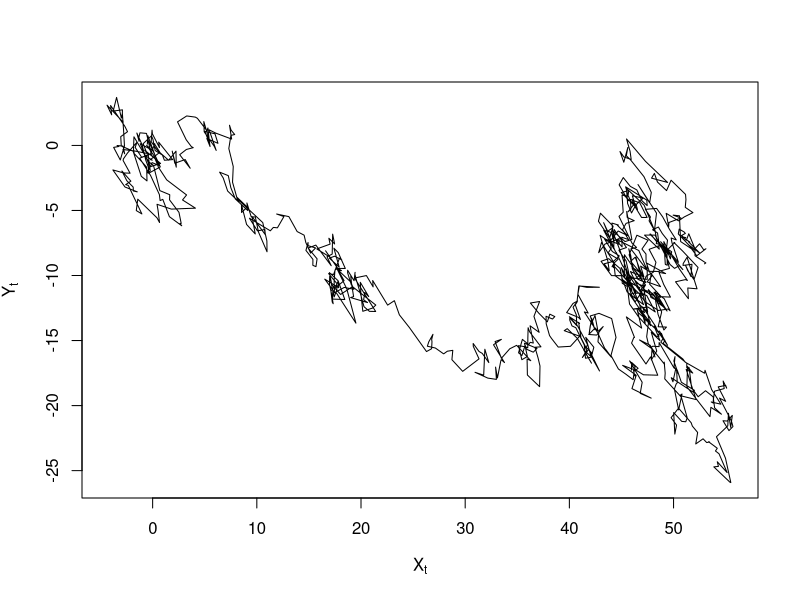

The R source for this figure:
#
#    source('random-walk-plane-1.R')
#

library(MASS)

T     <-  1000
c1    <-  0.50 
c2    <-  0.70
rho   <- -0.63
mu    <- c(0,0)
Sigma <- matrix(c(c1, rho*sqrt(c1*c2), rho*sqrt(c1*c2), c2), nrow=2)

phi11 <- 1;  phi12 <- 0.0005; phi21 <- -0.0005; phi22 <- 1;

Phi   <- matrix(c(phi11, phi12, phi21, phi22), nrow=2)

X     <- matrix(0, ncol=2, nrow=T)
X[1,] <- mvrnorm(1, mu, Sigma)

for(i in 2:T)
{
  X[i,] <- Phi%*%X[i-1,] + mvrnorm(1, mu, Sigma)
}  
#x11(); 
plot(X[,1], X[,2], type='l', xlab=expression(X[t]), ylab=expression(Y[t]))
